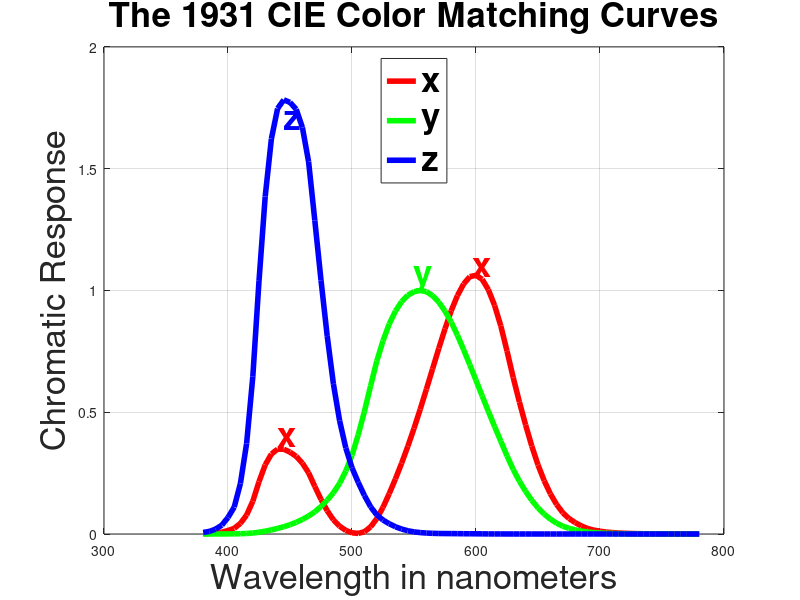

Write the MATLAB code that produced this figure.
% Function to return, and optionally plot, the 1931 CIE color matching functions.
% Reference: https://en.wikipedia.org/wiki/CIE_1931_color_space#Color_matching_functions
% You can use these curves to build X, Y, and Z images from a collection of individual spectral images.
% With that XYZ image, you can then get the RGB image with the xyz2rgb() function of the Image Processing Toolbox.
% Values taken from:
% http://www.cie.co.at/publ/abst/datatables15_2004/x2.txt
% http://www.cie.co.at/publ/abst/datatables15_2004/y2.txt
% http://www.cie.co.at/publ/abst/datatables15_2004/z2.txt
% With x, y, and z, the first column is wavelength in nm, and the second column is the chromaticity value.
% xyz is a 2D array where each row = nm, x, y, z for each wavelength.
function [x, y, z, nm, xyz] = Get_xyz()
try
	% nm, xbar
	x = [...
		380, 0.001368
		385, 0.002236
		390, 0.004243
		395, 0.007650
		400, 0.014310
		405, 0.023190
		410, 0.043510
		415, 0.077630
		420, 0.134380
		425, 0.214770
		430, 0.283900
		435, 0.328500
		440, 0.348280
		445, 0.348060
		450, 0.336200
		455, 0.318700
		460, 0.290800
		465, 0.251100
		470, 0.195360
		475, 0.142100
		480, 0.095640
		485, 0.057950
		490, 0.032010
		495, 0.014700
		500, 0.004900
		505, 0.002400
		510, 0.009300
		515, 0.029100
		520, 0.063270
		525, 0.109600
		530, 0.165500
		535, 0.225750
		540, 0.290400
		545, 0.359700
		550, 0.433450
		555, 0.512050
		560, 0.594500
		565, 0.678400
		570, 0.762100
		575, 0.842500
		580, 0.916300
		585, 0.978600
		590, 1.026300
		595, 1.056700
		600, 1.062200
		605, 1.045600
		610, 1.002600
		615, 0.938400
		620, 0.854450
		625, 0.751400
		630, 0.642400
		635, 0.541900
		640, 0.447900
		645, 0.360800
		650, 0.283500
		655, 0.218700
		660, 0.164900
		665, 0.121200
		670, 0.087400
		675, 0.063600
		680, 0.046770
		685, 0.032900
		690, 0.022700
		695, 0.015840
		700, 0.011359
		705, 0.008111
		710, 0.005790
		715, 0.004109
		720, 0.002899
		725, 0.002049
		730, 0.001440
		735, 0.001000
		740, 0.000690
		745, 0.000476
		750, 0.000332
		755, 0.000235
		760, 0.000166
		765, 0.000117
		770, 0.000083
		775, 0.000059
		780, 0.000042];
	
	% First column is nm, second column is the chromaticity value.
	% nm, ybar
	y = [...
		380, 0.000039
		385, 0.000064
		390, 0.000120
		395, 0.000217
		400, 0.000396
		405, 0.000640
		410, 0.001210
		415, 0.002180
		420, 0.004000
		425, 0.007300
		430, 0.011600
		435, 0.016840
		440, 0.023000
		445, 0.029800
		450, 0.038000
		455, 0.048000
		460, 0.060000
		465, 0.073900
		470, 0.090980
		475, 0.112600
		480, 0.139020
		485, 0.169300
		490, 0.208020
		495, 0.258600
		500, 0.323000
		505, 0.407300
		510, 0.503000
		515, 0.608200
		520, 0.710000
		525, 0.793200
		530, 0.862000
		535, 0.914850
		540, 0.954000
		545, 0.980300
		550, 0.994950
		555, 1.000000
		560, 0.995000
		565, 0.978600
		570, 0.952000
		575, 0.915400
		580, 0.870000
		585, 0.816300
		590, 0.757000
		595, 0.694900
		600, 0.631000
		605, 0.566800
		610, 0.503000
		615, 0.441200
		620, 0.381000
		625, 0.321000
		630, 0.265000
		635, 0.217000
		640, 0.175000
		645, 0.138200
		650, 0.107000
		655, 0.081600
		660, 0.061000
		665, 0.044580
		670, 0.032000
		675, 0.023200
		680, 0.017000
		685, 0.011920
		690, 0.008210
		695, 0.005723
		700, 0.004102
		705, 0.002929
		710, 0.002091
		715, 0.001484
		720, 0.001047
		725, 0.000740
		730, 0.000520
		735, 0.000361
		740, 0.000249
		745, 0.000172
		750, 0.000120
		755, 0.000085
		760, 0.000060
		765, 0.000042
		770, 0.000030
		775, 0.000021
		780, 0.000015];
	
	% First column is nm, second column is the chromaticity value.
	% nm, zbar
	z = [...
		380, 0.006450
		385, 0.010550
		390, 0.020050
		395, 0.036210
		400, 0.067850
		405, 0.110200
		410, 0.207400
		415, 0.371300
		420, 0.645600
		425, 1.039050
		430, 1.385600
		435, 1.622960
		440, 1.747060
		445, 1.782600
		450, 1.772110
		455, 1.744100
		460, 1.669200
		465, 1.528100
		470, 1.287640
		475, 1.041900
		480, 0.812950
		485, 0.616200
		490, 0.465180
		495, 0.353300
		500, 0.272000
		505, 0.212300
		510, 0.158200
		515, 0.111700
		520, 0.078250
		525, 0.057250
		530, 0.042160
		535, 0.029840
		540, 0.020300
		545, 0.013400
		550, 0.008750
		555, 0.005750
		560, 0.003900
		565, 0.002750
		570, 0.002100
		575, 0.001800
		580, 0.001650
		585, 0.001400
		590, 0.001100
		595, 0.001000
		600, 0.000800
		605, 0.000600
		610, 0.000340
		615, 0.000240
		620, 0.000190
		625, 0.000100
		630, 0.000050
		635, 0.000030
		640, 0.000020
		645, 0.000010
		650, 0.000000
		655, 0.000000
		660, 0.000000
		665, 0.000000
		670, 0.000000
		675, 0.000000
		680, 0.000000
		685, 0.000000
		690, 0.000000
		695, 0.000000
		700, 0.000000
		705, 0.000000
		710, 0.000000
		715, 0.000000
		720, 0.000000
		725, 0.000000
		730, 0.000000
		735, 0.000000
		740, 0.000000
		745, 0.000000
		750, 0.000000
		755, 0.000000
		760, 0.000000
		765, 0.000000
		770, 0.000000
		775, 0.000000
		780, 0.000000];
	clc;
	nm = x(:, 1);
	xyz = [x, y(:, 2), z(:, 2)];
	
	% If you want to see the curves plotted, set plotCurves = true.
	% If you DO NOT want to see the curves plotted, set plotCurves = false.
	plotCurves = true;
	if ~plotCurves
		% Exit now if you don't want to see the curves plotted.
		return;
	end
	% Only get here if you want to see the curves plotted.
	fontSize = 25;
	lineWidth = 4;
	plot(nm, x(:, 2), 'r-', 'LineWidth', lineWidth);
	grid on;
	hold on;
	plot(nm, y(:, 2), 'g-', 'LineWidth', lineWidth);
	plot(nm, z(:, 2), 'b-', 'LineWidth', lineWidth);
	title('The 1931 CIE Color Matching Curves', 'FontSize', fontSize);
	xlabel('Wavelength in nanometers', 'FontSize', fontSize);
	ylabel('Chromatic Response', 'FontSize', fontSize);
	legend({'x', 'y', 'z'}, 'FontSize', fontSize, 'FontWeight','bold', 'Location', 'north');
	text(445, 1.7, 'z', 'FontSize', fontSize, 'FontWeight','bold', 'Color', 'b');
	text(550, 1.05, 'y', 'FontSize', fontSize, 'FontWeight','bold', 'Color', 'g');
	text(597, 1.10, 'x', 'FontSize', fontSize, 'FontWeight','bold', 'Color', 'r');
	text(440, 0.4, 'x', 'FontSize', fontSize, 'FontWeight','bold', 'Color', 'r');
	
	% Set up figure properties:
	% Enlarge figure to full screen.
	set(gcf, 'Units', 'Normalized', 'OuterPosition', [0 0 1 1]);
	% Get rid of tool bar and pulldown menus that are along top of figure.
	set(gcf, 'Toolbar', 'none', 'Menu', 'none');
	% Give a name to the title bar.
	set(gcf, 'Name', 'Demo by ImageAnalyst', 'NumberTitle', 'Off')
	
catch ME
	errorMessage = sprintf('Error in function %s() at line %d.\n\nError Message:\n%s', ...
		ME.stack(1).name, ME.stack(1).line, ME.message);
	uiwait(warndlg(errorMessage));
end
%====================================================================================================
% APPENDIX: Sample code to turn a bunch of separate wavelength images into a true color RGB image.
% 		for j = 1 : totalNumberOfImagesInListBox    % Loop though all selected indexes.
% 			index = Selected(j);    % Get the next selected index.
% 			% Get the filename for this selected index.
% 			baseImageFileName = ListOfImageNames{index};
% 			imageFullFileName = fullfile(handles.imageFolder, baseImageFileName);
% 
% 			% Display the image.
% 			imgOriginal = DisplayImage(handles, imageFullFileName);
% 			% If imgOriginal is empty (couldn't be read), skip to next file.
% 			if isempty(imgOriginal) 
% 				continue;
% 			end
% 
% 			axes(handles.axesImage);
% 			imshow(imgOriginal);
% 			title(baseImageFileName, 'FontSize', fontSize);
% 			
% 			% Find out what wavelength this image is.
% 			this_nm = ParseFileName(imageFullFileName);
% 			wavelengthRow = find(this_nm == nm);
% 			% Find out the x, y, and z weights to use
% 			this_x = x(wavelengthRow, 2);
% 			this_y = y(wavelengthRow, 2);
% 			this_z = z(wavelengthRow, 2);
% 			
% 			% Analyze this image.
% 			if j == 1
% 				XImage = this_x * double(imgOriginal);
% 				YImage = this_y * double(imgOriginal);
% 				ZImage = this_z * double(imgOriginal);
% 			else
% 				XImage = XImage + this_x * double(imgOriginal);
% 				YImage = YImage + this_y * double(imgOriginal);
% 				ZImage = ZImage + this_z * double(imgOriginal);
% 			end
% 			colorXYZImage = cat(3, XImage, YImage, ZImage);
% 			% Normalize the image 
% 			XYZImage = mat2gray(colorXYZImage);
% 			rgbImage = xyz2rgb(XYZImage);
% 			imshow(rgbImage, []);
% 			title('Full Color, RGB Image', 'FontSize', fontSize);
% 			drawnow;
% 		end	